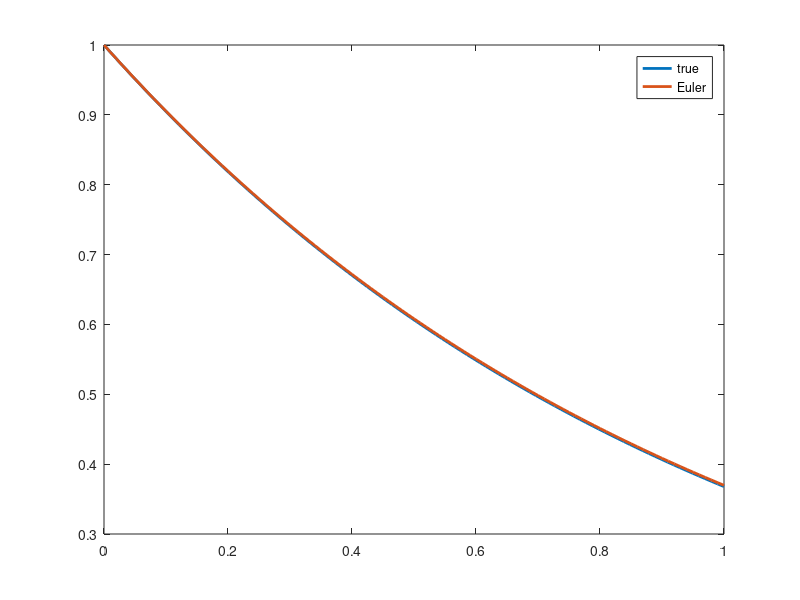

Source code (MATLAB):
clear all
close all
data = load('xy.dat');
x = linspace(0,1);
plot(x,exp(-x),'linewidth',2)
hold on
plot(data(:,1),data(:,2),'linewidth',2)
legend('true','Euler')